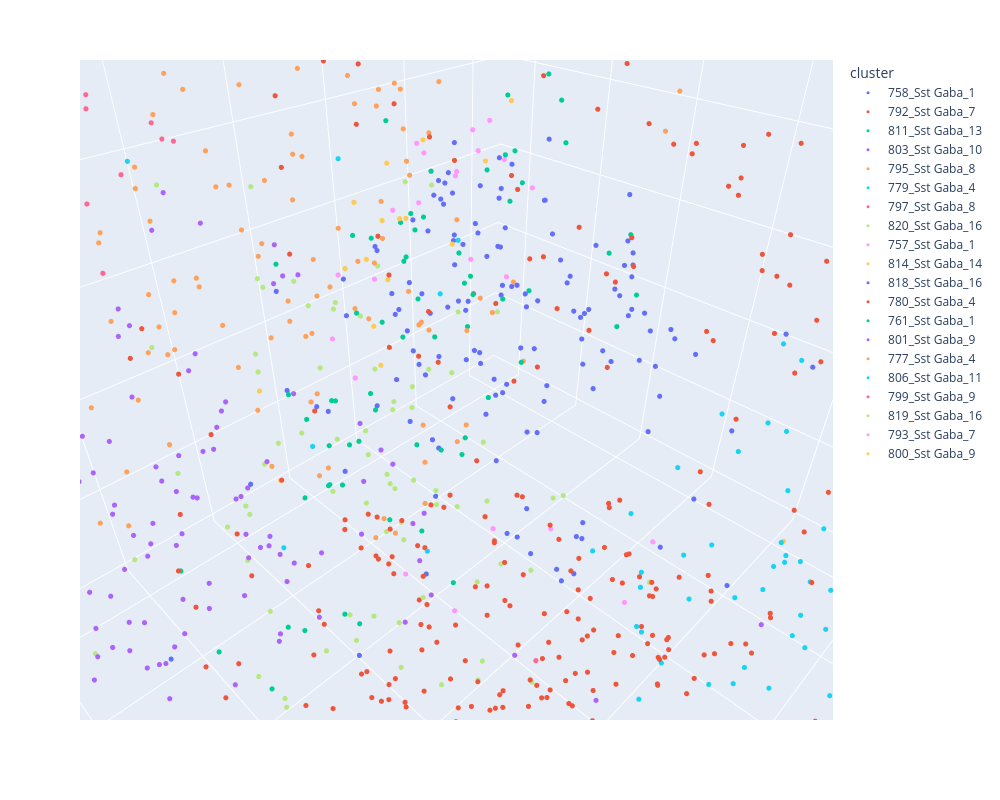

The notebook cell saved with this chart:
### Code cell
fig = px.scatter_3d(df, x='x', y='y', z='z',
                    color='cluster', 
                    # color_continuous_scale='viridis', 
                    # range_color=[vmin, vmax],
                   ) 

fig.update_traces(marker_size=3) 
fig.update_layout(width=1000, height=800)
fig.update_scenes(xaxis_autorange="reversed") 
fig.update_layout(scene_dragmode='orbit')
fig.show()
